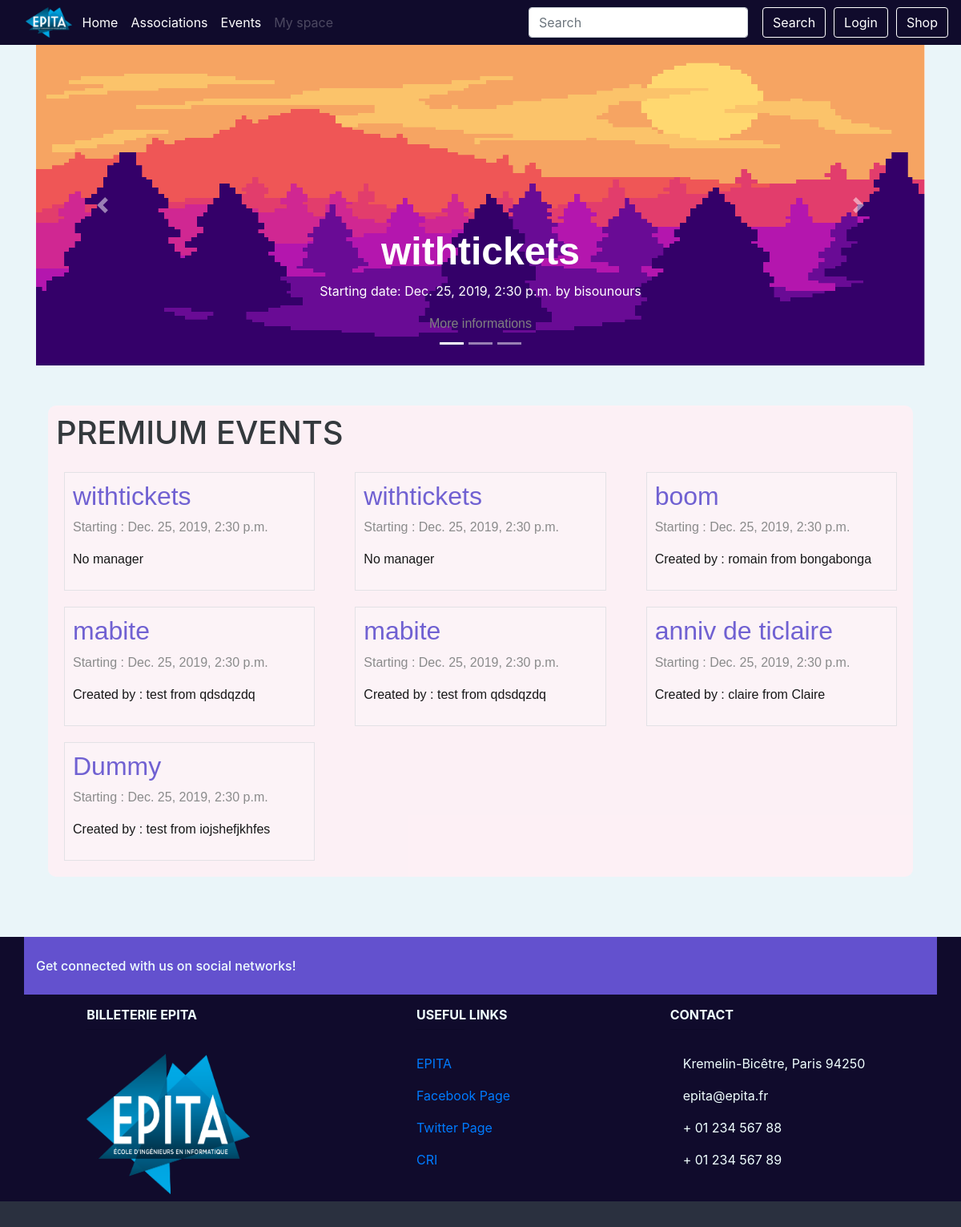
The app's page /, older data.
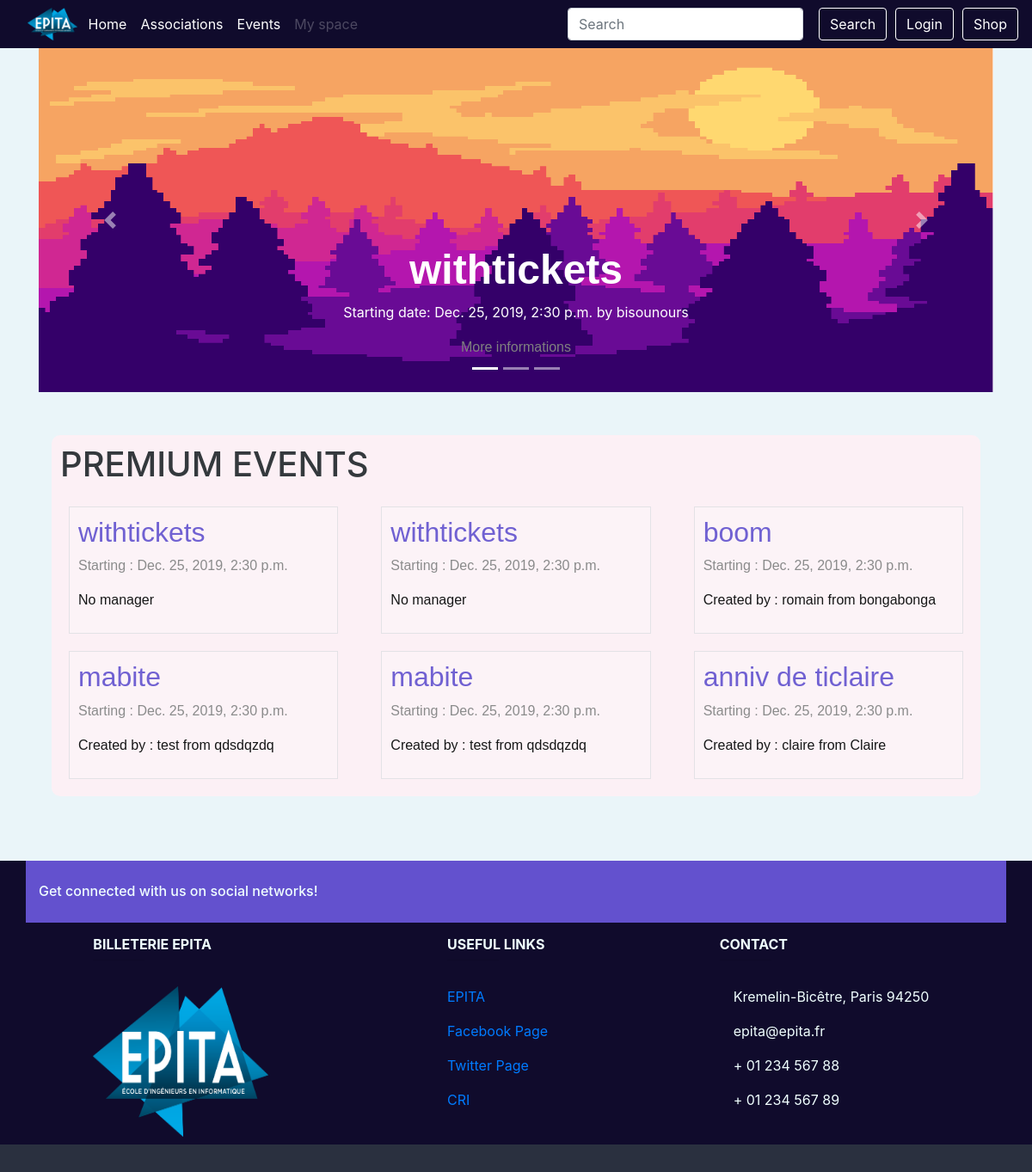
The same page, newer data.
### event/models.py (models this page shows, shortened)
class Event(models.Model):
    PENDING = 'P'
    APPROVED = 'A'
    REFUSED = 'R'
    CANCELED = 'C'
    EVENT_STATE_CHOICES = (
        (PENDING, _("Pending")),
        (APPROVED, _("Approved")),
        (REFUSED, _("Refused")),
        (CANCELED, _("Canceled")),
    )
    title = models.CharField(_("Title of the event"), max_length=64)
    event_state = models.CharField(_("State of the event"), max_length=1,
                                   choices=EVENT_STATE_CHOICES,
                                   default=PENDING)
    manager_id = models.ForeignKey(Manager, on_delete=models.SET_NULL,
                                   null=True, blank=True)
    start = models.DateTimeField(_("Start date and time"))
    end = models.DateTimeField(_("End date and time"))
    assos_id = models.ForeignKey(Association, on_delete=models.CASCADE,
                                 related_name='events')
    address_id = AddressField(on_delete=models.PROTECT)
    premium_flag = models.BooleanField(_("Premium"), default=False)
    class Meta:
        verbose_name = (_("Event"))
        verbose_name_plural = (_("Events"))
        permissions = (
            ('access_dashboard', 'User can access this event\'s dashboard'),
            ('change_state', 'User can the event\'s state'),
        )

class Manager(models.Model):
    user = models.ForeignKey(User, on_delete=models.CASCADE,
                             related_name="managerships")
    assos_id = models.ForeignKey(Association, on_delete=models.CASCADE,
                                 related_name='managers')
    member = CompositeOneToOneField(Member, on_delete=models.CASCADE,
                                    to_fields={"assos_id", "user"})
    class Meta:
        verbose_name = _("Member of the Bureau")
        verbose_name_plural = _("Members of the Bureau")
    def __str__(self):
        return '%s from %s' % (self.user.username, self.assos_id.name)

class Association(models.Model):
    name = models.CharField(_("Name"), max_length=64, unique=True)
    class Meta:
        verbose_name = _("Association")
        verbose_name_plural = _("Associations")
        permissions = (
            ('create_event', 'User can create an event'),
            ('manage_member', 'User can add and remove a member'),
            ('choose_staff', 'User can choose staff'),
            ('manage_manager', 'User can add and remove managers'),
            ('manage_president', 'User can modify the president'),
        )
    def __str__(self):
        return '%s' % (self.name)

### event/views.py (the view)
# urls.py: path('', views.IndexView.as_view(), name='index'),
class IndexView(generic.ListView):
    template_name = 'index.html'
    context_object_name = 'events'
    def get_queryset(self):
        return Event.objects.filter(premium_flag=True).exclude(start__lte=timezone.now()).order_by('start')

### shop/cart.py (called while the page is built)
def _cart_id(request):
    if 'cart_id' not in request.session:
        request.session['cart_id'] = _generate_cart_id()
    return request.session['cart_id']

def _generate_cart_id():
    import string, random
    return ''.join([random.choice(string.ascii_letters + string.digits) for _ in range(50)])

def get_all_cart_items(request):
    return CartItem.objects.filter(cart_id = _cart_id(request))

def item_count(request):
    return get_all_cart_items(request).count()

### shop/context_processor.py (called while the page is built)
def cart_item_count(request):
    item_count = cart.item_count(request)
    return {'cart_item_count' : item_count }

### templates/index.html (shortened to what this page needs)
{% extends "base.html" %}
{% load guardian_tags %}
{% load static %}
{%block content %}
    <div class="main_body">
        <div style="
            margin-bottom:50px;
        " id="carouselExampleIndicators" class="carousel slide" data-ride="carousel">
            <ol class="carousel-indicators">
                <li data-target="#carouselExampleIndicators" data-slide-to="0" class="active"></li>
                <li data-target="#carouselExampleIndicators" data-slide-to="1"></li>
                <li data-target="#carouselExampleIndicators" data-slide-to="2"></li>
            </ol>
            <div class="carousel-inner">
                <div class="carousel-item active">
                    <img style="height:400px; width:max-content;" class="d-block w-100" src="{% static "img/index_event_carousel.png" %}" alt="First slide">
                    <div class="carousel-caption d-none d-md-block">
                        {% if events.0 %}
                        <h1 class="carousel-title">{{ events.0.title }}</h1>
                        <p>Starting date: {{ events.0.start }} by {{ events.0.assos_id }}</p>
                        <a class="event-link" href="{% url 'event:event_detail' events.0.id %}">
                            More informations
                        </a>
                        {% endif %}
                    </div>
                </div>
            </div>
            <a class="carousel-control-prev" href="#carouselExampleIndicators" role="button" data-slide="prev">
                <span class="carousel-control-prev-icon" aria-hidden="true"></span>
            </a>
            <a class="carousel-control-next" href="#carouselExampleIndicators" role="button" data-slide="next">
                <span class="carousel-control-next-icon" aria-hidden="true"></span>
            </a>
        </div>
        <div class="container-fluid actu-wraper">
            <div class="container actu">
                <h1 style="margin-bottom:15px;">PREMIUM EVENTS</h1>
                {% if events %}
                <div class="row">
                    {% for event in events %}
                    <article class="col-xs-12 col-sm-12 col-md-4 col-lg-4">
                            <a class="event-link" href="{% url 'event:event_detail' event.id %}">
                                <div class="event-block">
                                <h1 style="font-size:2rem; color:#6351ce;">{{ event.title }}</h1>
                                <p>Starting : {{ event.start }}</p>
                                {% if event.manager_id %}
                                <p style="color:black;">Created by : {{event.manager_id}}</p>
                                {% else %}
                                <p style="color:black;">No manager</p>
                                {% endif %}
                            </div>
                        </a>
                    </article>
                    {% endfor %}
                </div>
                {% else %}
                    <p style="font-size:2rem; padding-left:50px;">No events yet</p>
                {% endif %}
            </div>
        </div>
    </div>
{% endblock content %}

Row changes from the older to the newer data that the page shows:
removed Event: title "Dummy", start "Dec. 25, 2019, 2:30 p.m.", manager_id "test from iojshefjkhfes"
